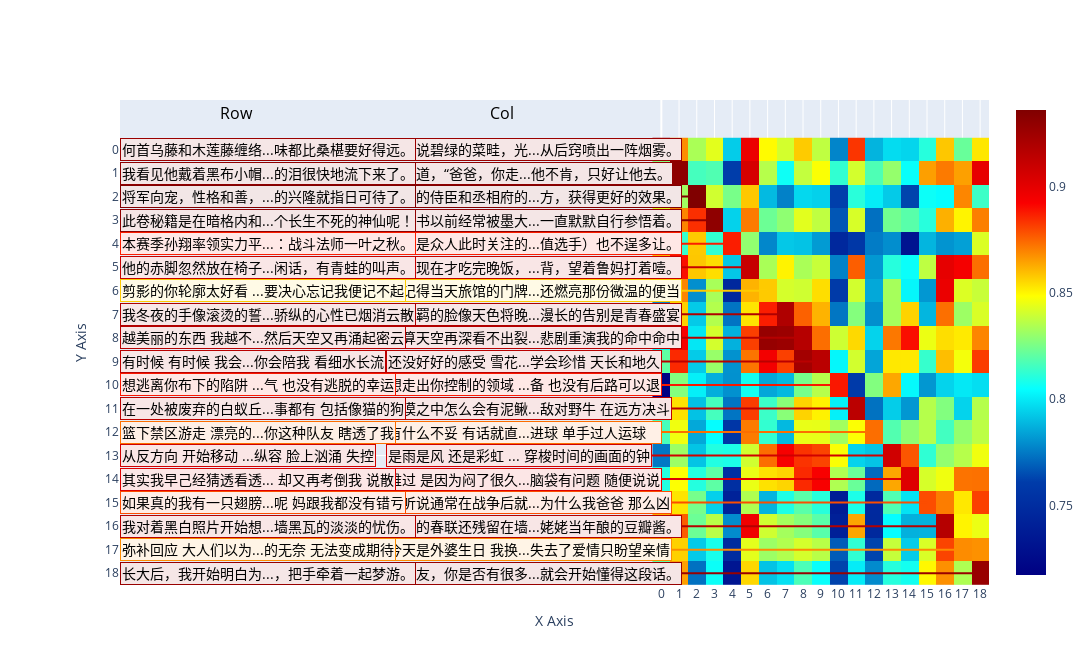

The cell this chart's notebook holds for it:
### Markdown cell above
## 热力图

### Code cell
from lib.heatmap import Heatmap
heat_plot_data_path = "../data/sentspair_embed.csv"
heat_plot_data = pd.read_csv(heat_plot_data_path, header=0)
first = heat_plot_data["first"].tolist()
second = heat_plot_data["second"].tolist()
first_embed = heat_plot_data["first_embed"].tolist()
second_embed = heat_plot_data["second_embed"].tolist()
# positions = [(i, i) for i in range(0, 20, 2)] + [(1, 5), (2, 3), (15, 9), (5, 13), (17, 7)]
# heatmap = Heatmap(df, positions)
df = pd.DataFrame({ "first":text_left, 
                    "second":text_right, 
                    "first_embed":[np.array(embeddings_left[i]) for i in range(len(embeddings_left))], 
                    "second_embed":[np.array(embeddings_right[i]) for i in range(len(embeddings_right))]})
heatmap = Heatmap(df)
heatmap.create_heatmap(font_path='./lib/arial.ttf')

### Figure 1 — Plotly figure (JSON) as saved in the notebook; plotly's stock layout.template omitted (floating-point values rounded to 4 significant figures; data arrays with more than 128 entries replaced by an {"elided": "..."} marker saying what was removed)
{"data": [{"colorscale": [[0, "rgb(0,0,131)"], [0.2, "rgb(0,60,170)"], [0.4, "rgb(5,255,255)"], [0.6, "rgb(255,255,0)"], [0.8, "rgb(250,0,0)"], [1, "rgb(128,0,0)"]], "type": "heatmap", "z": {"elided": "19x19 float values"}}], "layout": {"annotations": [{"font": {"color": "black", "size": 16}, "showarrow": false, "text": "Col", "x": -9, "xanchor": "center", "xref": "x", "y": -1, "yanchor": "bottom", "yref": "y"}, {"font": {"color": "black", "size": 16}, "showarrow": false, "text": "Row", "x": -24, "xanchor": "center", "xref": "x", "y": -1, "yanchor": "bottom", "yref": "y"}, {"bgcolor": "#f5e6e6", "bordercolor": "rgb(154.3478285074234, 0.0, 0.0)", "font": {"color": "black", "size": 14}, "showarrow": false, "text": "不必说碧绿的菜畦，光...从后窍喷出一阵烟雾。", "x": -15, "xanchor": "left", "xref": "x", "xshift": -10, "y": 0, "yanchor": "middle", "yref": "y", "yshift": 0}, {"bgcolor": "#f5e6e6", "bordercolor": "rgb(154.3478285074234, 0.0, 0.0)", "font": {"color": "black", "size": 14}, "showarrow": false, "text": "何首乌藤和木莲藤缠络...味都比桑椹要好得远。", "x": -30, "xanchor": "left", "xref": "x", "xshift": -10, "y": 0, "yanchor": "middle", "yref": "y", "yshift": 0}, {"bgcolor": "#f4e6e6", "bordercolor": "rgb(142.31858122348785, 0.0, 0.0)", "font": {"color": "black", "size": 14}, "showarrow": false, "text": "我说道，“爸爸，你走...他不肯，只好让他去。", "x": -15, "xanchor": "left", "xref": "x", "xshift": -10, "y": 1, "yanchor": "middle", "yref": "y", "yshift": 0}, {"bgcolor": "#f4e6e6", "bordercolor": "rgb(142.31858122348785, 0.0, 0.0)", "font": {"color": "black", "size": 14}, "showarrow": false, "text": "我看见他戴着黑布小帽...的泪很快地流下来了。", "x": -30, "xanchor": "left", "xref": "x", "xshift": -10, "y": 1, "yanchor": "middle", "yref": "y", "yshift": 0}, {"bgcolor": "#f2e6e6", "bordercolor": "rgb(128.0, 0.0, 0.0)", "font": {"color": "black", "size": 14}, "showarrow": false, "text": "皇宫的侍臣和丞相府的...方，获得更好的效果。", "x": -15, "xanchor": "left", "xref": "x", "xshift": -10, "y": 2, "yanchor": "middle", "yref": "y", "yshift": 0}, {"bgcolor": "#f2e6e6", "bordercolor": "rgb(128.0, 0.0, 0.0)", "font": {"color": "black", "size": 14}, "showarrow": false, "text": "将军向宠，性格和善，...的兴隆就指日可待了。", "x": -30, "xanchor": "left", "xref": "x", "xshift": -10, "y": 2, "yanchor": "middle", "yref": "y", "yshift": 0}, {"bgcolor": "#f4e6e6", "bordercolor": "rgb(142.5183366537094, 0.0, 0.0)", "font": {"color": "black", "size": 14}, "showarrow": false, "text": "这本书以前经常被墨大...一直默默自行参悟着。", "x": -15, "xanchor": "left", "xref": "x", "xshift": -10, "y": 3, "yanchor": "middle", "yref": "y", "yshift": 0}, {"bgcolor": "#f4e6e6", "bordercolor": "rgb(142.5183366537094, 0.0, 0.0)", "font": {"color": "black", "size": 14}, "showarrow": false, "text": "此卷秘籍是在暗格内和...个长生不死的神仙呢！", "x": -30, "xanchor": "left", "xref": "x", "xshift": -10, "y": 3, "yanchor": "middle", "yref": "y", "yshift": 0}, {"bgcolor": "#ffe8e6", "bordercolor": "rgb(250.56661784648895, 28.89751017093664, 0.0)", "font": {"color": "black", "size": 14}, "showarrow": false, "text": "这就是众人此时关注的...值选手）也不逞多让。", "x": -15, "xanchor": "left", "xref": "x", "xshift": -10, "y": 4, "yanchor": "middle", "yref": "y", "yshift": 0}, {"bgcolor": "#ffe8e6", "bordercolor": "rgb(250.56661784648895, 28.89751017093664, 0.0)", "font": {"color": "black", "size": 14}, "showarrow": false, "text": "本赛季孙翔率领实力平...：战斗法师一叶之秋。", "x": -30, "xanchor": "left", "xref": "x", "xshift": -10, "y": 4, "yanchor": "middle", "yref": "y", "yshift": 0}, {"bgcolor": "#f9e6e6", "bordercolor": "rgb(197.8764055967331, 0.0, 0.0)", "font": {"color": "black", "size": 14}, "showarrow": false, "text": "鲁家现在才吃完晚饭，...背，望着鲁妈打着噎。", "x": -15, "xanchor": "left", "xref": "x", "xshift": -10, "y": 5, "yanchor": "middle", "yref": "y", "yshift": 0}, {"bgcolor": "#f9e6e6", "bordercolor": "rgb(197.8764055967331, 0.0, 0.0)", "font": {"color": "black", "size": 14}, "showarrow": false, "text": "他的赤脚忽然放在椅子...闲话，有青蛙的叫声。", "x": -30, "xanchor": "left", "xref": "x", "xshift": -10, "y": 5, "yanchor": "middle", "yref": "y", "yshift": 0}, {"bgcolor": "#fffae6", "bordercolor": "rgb(253.96729081869125, 202.33183175325394, 0.0)", "font": {"color": "black", "size": 14}, "showarrow": false, "text": "还记得当天旅馆的门牌...还燃亮那份微温的便当", "x": -15, "xanchor": "left", "xref": "x", "xshift": -10, "y": 6, "yanchor": "middle", "yref": "y", "yshift": 0}, {"bgcolor": "#fffae6", "bordercolor": "rgb(253.96729081869125, 202.33183175325394, 0.0)", "font": {"color": "black", "size": 14}, "showarrow": false, "text": "剪影的你轮廓太好看 ...要决心忘记我便记不起", "x": -30, "xanchor": "left", "xref": "x", "xshift": -10, "y": 6, "yanchor": "middle", "yref": "y", "yshift": 0}, {"bgcolor": "#f7e6e6", "bordercolor": "rgb(174.96514129638672, 0.0, 0.0)", "font": {"color": "black", "size": 14}, "showarrow": false, "text": "他不羁的脸像天色将晚...漫长的告别是青春盛宴", "x": -15, "xanchor": "left", "xref": "x", "xshift": -10, "y": 7, "yanchor": "middle", "yref": "y", "yshift": 0}, {"bgcolor": "#f7e6e6", "bordercolor": "rgb(174.96514129638672, 0.0, 0.0)", "font": {"color": "black", "size": 14}, "showarrow": false, "text": "我冬夜的手像滚烫的誓...骄纵的心性已烟消云散", "x": -30, "xanchor": "left", "xref": "x", "xshift": -10, "y": 7, "yanchor": "middle", "yref": "y", "yshift": 0}, {"bgcolor": "#f8e6e6", "bordercolor": "rgb(181.68781685829163, 0.0, 0.0)", "font": {"color": "black", "size": 14}, "showarrow": false, "text": "就算天空再深看不出裂...悲剧重演我的命中命中", "x": -15, "xanchor": "left", "xref": "x", "xshift": -10, "y": 8, "yanchor": "middle", "yref": "y", "yshift": 0}, {"bgcolor": "#f8e6e6", "bordercolor": "rgb(181.68781685829163, 0.0, 0.0)", "font": {"color": "black", "size": 14}, "showarrow": false, "text": "越美丽的东西 我越不...然后天空又再涌起密云", "x": -30, "xanchor": "left", "xref": "x", "xshift": -10, "y": 8, "yanchor": "middle", "yref": "y", "yshift": 0}, {"bgcolor": "#f8e6e6", "bordercolor": "rgb(186.11305046081543, 0.0, 0.0)", "font": {"color": "black", "size": 14}, "showarrow": false, "text": "还没好好的感受 雪花...学会珍惜 天长和地久", "x": -15, "xanchor": "left", "xref": "x", "xshift": -10, "y": 9, "yanchor": "middle", "yref": "y", "yshift": 0}, {"bgcolor": "#f8e6e6", "bordercolor": "rgb(186.11305046081543, 0.0, 0.0)", "font": {"color": "black", "size": 14}, "showarrow": false, "text": "有时候 有时候 我会...你会陪我 看细水长流", "x": -30, "xanchor": "left", "xref": "x", "xshift": -10, "y": 9, "yanchor": "middle", "yref": "y", "yshift": 0}, {"bgcolor": "#ffe8e6", "bordercolor": "rgb(250.45029640197754, 22.96511650085455, 0.0)", "font": {"color": "black", "size": 14}, "showarrow": false, "text": "想走出你控制的领域 ...备 也没有后路可以退", "x": -15, "xanchor": "left", "xref": "x", "xshift": -10, "y": 10, "yanchor": "middle", "yref": "y", "yshift": 0}, {"bgcolor": "#ffe8e6", "bordercolor": "rgb(250.45029640197754, 22.96511650085455, 0.0)", "font": {"color": "black", "size": 14}, "showarrow": false, "text": "想逃离你布下的陷阱 ...气 也没有逃脱的幸运", "x": -30, "xanchor": "left", "xref": "x", "xshift": -10, "y": 10, "yanchor": "middle", "yref": "y", "yshift": 0}, {"bgcolor": "#f8e6e6", "bordercolor": "rgb(187.03027474880219, 0.0, 0.0)", "font": {"color": "black", "size": 14}, "showarrow": false, "text": "沙漠之中怎么会有泥鳅...敌对野牛 在远方决斗", "x": -15, "xanchor": "left", "xref": "x", "xshift": -10, "y": 11, "yanchor": "middle", "yref": "y", "yshift": 0}, {"bgcolor": "#f8e6e6", "bordercolor": "rgb(187.03027474880219, 0.0, 0.0)", "font": {"color": "black", "size": 14}, "showarrow": false, "text": "在一处被废弃的白蚁丘...事都有 包括像猫的狗", "x": -30, "xanchor": "left", "xref": "x", "xshift": -10, "y": 11, "yanchor": "middle", "yref": "y", "yshift": 0}, {"bgcolor": "#fff0e6", "bordercolor": "rgb(252.15182423591614, 109.74303603172305, 0.0)", "font": {"color": "black", "size": 14}, "showarrow": false, "text": "有什么不妥 有话就直...进球 单手过人运球　", "x": -15, "xanchor": "left", "xref": "x", "xshift": -10, "y": 12, "yanchor": "middle", "yref": "y", "yshift": 0}, {"bgcolor": "#fff0e6", "bordercolor": "rgb(252.15182423591614, 109.74303603172305, 0.0)", "font": {"color": "black", "size": 14}, "showarrow": false, "text": "篮下禁区游走 漂亮的...你这种队友 瞎透了我", "x": -30, "xanchor": "left", "xref": "x", "xshift": -10, "y": 12, "yanchor": "middle", "yref": "y", "yshift": 0}, {"bgcolor": "#fae6e6", "bordercolor": "rgb(208.32629787921908, 0.0, 0.0)", "font": {"color": "black", "size": 14}, "showarrow": false, "text": "是雨是风 还是彩虹 ... 穿梭时间的画面的钟", "x": -15, "xanchor": "left", "xref": "x", "xshift": -10, "y": 13, "yanchor": "middle", "yref": "y", "yshift": 0}, {"bgcolor": "#fae6e6", "bordercolor": "rgb(208.32629787921908, 0.0, 0.0)", "font": {"color": "black", "size": 14}, "showarrow": false, "text": "从反方向 开始移动 ...纵容 脸上汹涌 失控", "x": -30, "xanchor": "left", "xref": "x", "xshift": -10, "y": 13, "yanchor": "middle", "yref": "y", "yshift": 0}, {"bgcolor": "#fce6e6", "bordercolor": "rgb(221.55465948581698, 0.0, 0.0)", "font": {"color": "black", "size": 14}, "showarrow": false, "text": "难过 是因为闷了很久...脑袋有问题 随便说说", "x": -15, "xanchor": "left", "xref": "x", "xshift": -10, "y": 14, "yanchor": "middle", "yref": "y", "yshift": 0}, {"bgcolor": "#fce6e6", "bordercolor": "rgb(221.55465948581698, 0.0, 0.0)", "font": {"color": "black", "size": 14}, "showarrow": false, "text": "其实我早己经猜透看透... 却又再考倒我 说散", "x": -30, "xanchor": "left", "xref": "x", "xshift": -10, "y": 14, "yanchor": "middle", "yref": "y", "yshift": 0}, {"bgcolor": "#ffede6", "bordercolor": "rgb(251.50279074907303, 76.64232820272449, 0.0)", "font": {"color": "black", "size": 14}, "showarrow": false, "text": "我听说通常在战争后就...为什么我爸爸 那么凶", "x": -15, "xanchor": "left", "xref": "x", "xshift": -10, "y": 15, "yanchor": "middle", "yref": "y", "yshift": 0}, {"bgcolor": "#ffede6", "bordercolor": "rgb(251.50279074907303, 76.64232820272449, 0.0)", "font": {"color": "black", "size": 14}, "showarrow": false, "text": "如果真的我有一只翅膀...呢 妈跟我都没有错亏", "x": -30, "xanchor": "left", "xref": "x", "xshift": -10, "y": 15, "yanchor": "middle", "yref": "y", "yshift": 0}, {"bgcolor": "#f8e6e6", "bordercolor": "rgb(181.18741023540497, 0.0, 0.0)", "font": {"color": "black", "size": 14}, "showarrow": false, "text": "泛黄的春联还残留在墙...姥姥当年酿的豆瓣酱。", "x": -15, "xanchor": "left", "xref": "x", "xshift": -10, "y": 16, "yanchor": "middle", "yref": "y", "yshift": 0}, {"bgcolor": "#f8e6e6", "bordercolor": "rgb(181.18741023540497, 0.0, 0.0)", "font": {"color": "black", "size": 14}, "showarrow": false, "text": "我对着黑白照片开始想...墙黑瓦的淡淡的忧伤。", "x": -30, "xanchor": "left", "xref": "x", "xshift": -10, "y": 16, "yanchor": "middle", "yref": "y", "yshift": 0}, {"bgcolor": "#fff4e6", "bordercolor": "rgb(252.7541470527649, 140.46149969100952, 0.0)", "font": {"color": "black", "size": 14}, "showarrow": false, "text": "今天是外婆生日 我换...失去了爱情只盼望亲情", "x": -15, "xanchor": "left", "xref": "x", "xshift": -10, "y": 17, "yanchor": "middle", "yref": "y", "yshift": 0}, {"bgcolor": "#fff4e6", "bordercolor": "rgb(252.7541470527649, 140.46149969100952, 0.0)", "font": {"color": "black", "size": 14}, "showarrow": false, "text": "弥补回应 大人们以为...的无奈 无法变成期待", "x": -30, "xanchor": "left", "xref": "x", "xshift": -10, "y": 17, "yanchor": "middle", "yref": "y", "yshift": 0}, {"bgcolor": "#f5e6e6", "bordercolor": "rgb(151.97905051708221, 0.0, 0.0)", "font": {"color": "black", "size": 14}, "showarrow": false, "text": "小朋友，你是否有很多...就会开始懂得这段话。", "x": -15, "xanchor": "left", "xref": "x", "xshift": -10, "y": 18, "yanchor": "middle", "yref": "y", "yshift": 0}, {"bgcolor": "#f5e6e6", "bordercolor": "rgb(151.97905051708221, 0.0, 0.0)", "font": {"color": "black", "size": 14}, "showarrow": false, "text": "长大后，我开始明白为...，把手牵着一起梦游。", "x": -30, "xanchor": "left", "xref": "x", "xshift": -10, "y": 18, "yanchor": "middle", "yref": "y", "yshift": 0}], "height": 665, "margin": {"l": 120}, "shapes": [{"line": {"color": "rgb(154.3478285074234, 0.0, 0.0)", "width": 2}, "type": "line", "x0": -4.578, "x1": 0, "xref": "x", "y0": 0, "y1": 0, "yref": "y"}, {"line": {"color": "rgb(142.31858122348785, 0.0, 0.0)", "width": 2}, "type": "line", "x0": -4.511, "x1": 1, "xref": "x", "y0": 1, "y1": 1, "yref": "y"}, {"line": {"color": "rgb(128.0, 0.0, 0.0)", "width": 2}, "type": "line", "x0": -4.578, "x1": 2, "xref": "x", "y0": 2, "y1": 2, "yref": "y"}, {"line": {"color": "rgb(142.5183366537094, 0.0, 0.0)", "width": 2}, "type": "line", "x0": -4.578, "x1": 3, "xref": "x", "y0": 3, "y1": 3, "yref": "y"}, {"line": {"color": "rgb(250.56661784648895, 28.89751017093664, 0.0)", "width": 2}, "type": "line", "x0": -4.578, "x1": 4, "xref": "x", "y0": 4, "y1": 4, "yref": "y"}, {"line": {"color": "rgb(197.8764055967331, 0.0, 0.0)", "width": 2}, "type": "line", "x0": -4.578, "x1": 5, "xref": "x", "y0": 5, "y1": 5, "yref": "y"}, {"line": {"color": "rgb(253.96729081869125, 202.33183175325394, 0.0)", "width": 2}, "type": "line", "x0": -4.578, "x1": 6, "xref": "x", "y0": 6, "y1": 6, "yref": "y"}, {"line": {"color": "rgb(174.96514129638672, 0.0, 0.0)", "width": 2}, "type": "line", "x0": -4.578, "x1": 7, "xref": "x", "y0": 7, "y1": 7, "yref": "y"}, {"line": {"color": "rgb(181.68781685829163, 0.0, 0.0)", "width": 2}, "type": "line", "x0": -4.578, "x1": 8, "xref": "x", "y0": 8, "y1": 8, "yref": "y"}, {"line": {"color": "rgb(186.11305046081543, 0.0, 0.0)", "width": 2}, "type": "line", "x0": -4.422, "x1": 9, "xref": "x", "y0": 9, "y1": 9, "yref": "y"}, {"line": {"color": "rgb(250.45029640197754, 22.96511650085455, 0.0)", "width": 2}, "type": "line", "x0": -4.422, "x1": 10, "xref": "x", "y0": 10, "y1": 10, "yref": "y"}, {"line": {"color": "rgb(187.03027474880219, 0.0, 0.0)", "width": 2}, "type": "line", "x0": -4.5, "x1": 11, "xref": "x", "y0": 11, "y1": 11, "yref": "y"}, {"line": {"color": "rgb(252.15182423591614, 109.74303603172305, 0.0)", "width": 2}, "type": "line", "x0": -4.422, "x1": 12, "xref": "x", "y0": 12, "y1": 12, "yref": "y"}, {"line": {"color": "rgb(208.32629787921908, 0.0, 0.0)", "width": 2}, "type": "line", "x0": -4.344, "x1": 13, "xref": "x", "y0": 13, "y1": 13, "yref": "y"}, {"line": {"color": "rgb(221.55465948581698, 0.0, 0.0)", "width": 2}, "type": "line", "x0": -4.422, "x1": 14, "xref": "x", "y0": 14, "y1": 14, "yref": "y"}, {"line": {"color": "rgb(251.50279074907303, 76.64232820272449, 0.0)", "width": 2}, "type": "line", "x0": -4.5, "x1": 15, "xref": "x", "y0": 15, "y1": 15, "yref": "y"}, {"line": {"color": "rgb(181.18741023540497, 0.0, 0.0)", "width": 2}, "type": "line", "x0": -4.578, "x1": 16, "xref": "x", "y0": 16, "y1": 16, "yref": "y"}, {"line": {"color": "rgb(252.7541470527649, 140.46149969100952, 0.0)", "width": 2}, "type": "line", "x0": -4.5, "x1": 17, "xref": "x", "y0": 17, "y1": 17, "yref": "y"}, {"line": {"color": "rgb(151.97905051708221, 0.0, 0.0)", "width": 2}, "type": "line", "x0": -4.578, "x1": 18, "xref": "x", "y0": 18, "y1": 18, "yref": "y"}], "width": 1330, "xaxis": {"tickmode": "array", "ticktext": [0, 1, 2, 3, 4, 5, 6, 7, 8, 9, 10, 11, 12, 13, 14, 15, 16, 17, 18], "tickvals": [0, 1, 2, 3, 4, 5, 6, 7, 8, 9, 10, 11, 12, 13, 14, 15, 16, 17, 18], "title": {"text": "X Axis"}}, "yaxis": {"autorange": "reversed", "tickmode": "array", "ticktext": [0, 1, 2, 3, 4, 5, 6, 7, 8, 9, 10, 11, 12, 13, 14, 15, 16, 17, 18], "tickvals": [0, 1, 2, 3, 4, 5, 6, 7, 8, 9, 10, 11, 12, 13, 14, 15, 16, 17, 18], "title": {"text": "Y Axis"}}}}
